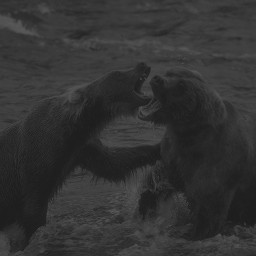
#> input picture Hw4/my_q3/Images/bears.tif, 256 x 256 px, found by its file name
$ python bears.py
#> lines starting #> are read from the running program, lines starting #| are printed output that depends on the picture
import cv2
from matplotlib import pyplot as plt


def clean_bears(im):
    equalized_image = cv2.equalizeHist(im)
    gamma = 0.9
    equalized_image = equalized_image ** gamma
    return equalized_image
    # Your code goes here
print("-----------------------image 7----------------------\n")
im7 = cv2.imread(r'Images\bears.tif')
#> im7 is the input picture: shape (256, 256, 3); min 29, max 89, mean 50.7
im7 = cv2.cvtColor(im7, cv2.COLOR_BGR2GRAY)
#> im7: shape (256, 256)
im7_clean = clean_bears(im7)
#> in clean_bears, `equalized_image = cv2.equalizeHist(im)`:
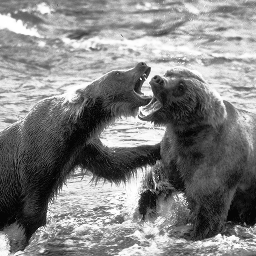
#> equalized_image: shape (256, 256); min 0, max 255, mean 130.8
#> in clean_bears, `equalized_image = equalized_image ** gamma`:
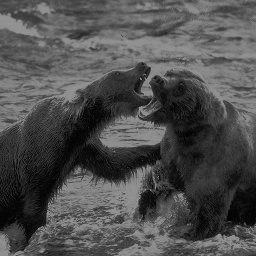
#> equalized_image: shape (256, 256) float64; min 0, max 146.5, mean 79

plt.figure()
plt.subplot(1, 2, 1)
plt.imshow(im7, cmap='gray', vmin=0, vmax=255)
plt.subplot(1, 2, 2)
plt.imshow(im7_clean, cmap='gray', vmin=0, vmax=255)

plt.show()
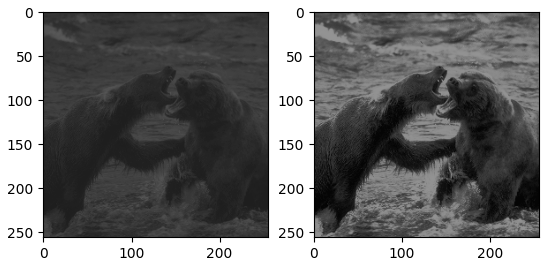
#> figure drawn by matplotlib, 2 panels
